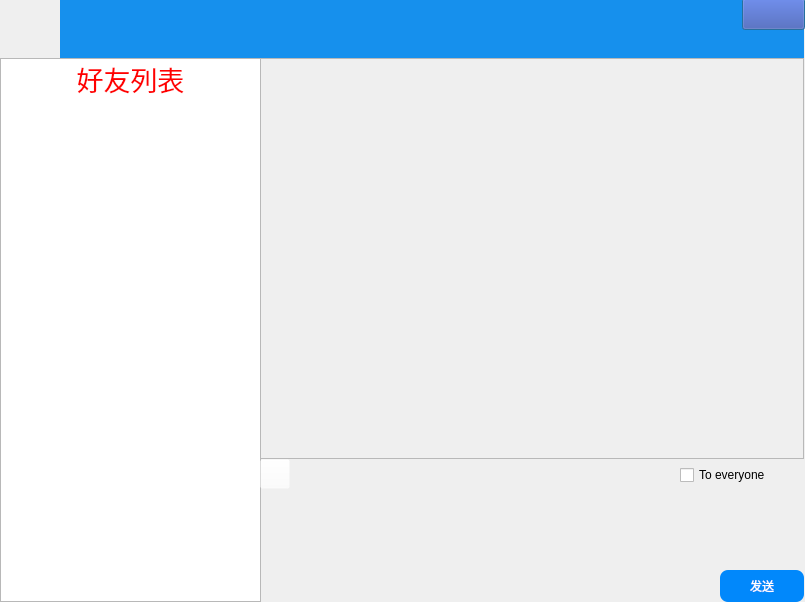
<?xml version="1.0" encoding="UTF-8"?>
<ui version="4.0">
 <class>Dialog</class>
 <widget class="QDialog" name="Dialog">
  <property name="geometry">
   <rect>
    <x>0</x>
    <y>0</y>
    <width>805</width>
    <height>602</height>
   </rect>
  </property>
  <property name="windowTitle">
   <string>Dialog</string>
  </property>
  <property name="styleSheet">
   <string notr="true"/>
  </property>
  <widget class="QLabel" name="label">
   <property name="geometry">
    <rect>
     <x>60</x>
     <y>0</y>
     <width>201</width>
     <height>58</height>
    </rect>
   </property>
   <property name="styleSheet">
    <string notr="true">background-color: rgb(22, 144, 237);</string>
   </property>
   <property name="text">
    <string/>
   </property>
  </widget>
  <widget class="QLabel" name="label_2">
   <property name="geometry">
    <rect>
     <x>261</x>
     <y>17</y>
     <width>282</width>
     <height>41</height>
    </rect>
   </property>
   <property name="minimumSize">
    <size>
     <width>0</width>
     <height>0</height>
    </size>
   </property>
   <property name="styleSheet">
    <string notr="true">background-color: rgb(22, 144, 237);
font: 14pt &quot;华文行楷&quot;;
color: rgb(0, 0, 0);</string>
   </property>
   <property name="text">
    <string/>
   </property>
   <property name="alignment">
    <set>Qt::AlignCenter</set>
   </property>
  </widget>
  <widget class="QLabel" name="label_3">
   <property name="geometry">
    <rect>
     <x>260</x>
     <y>0</y>
     <width>283</width>
     <height>17</height>
    </rect>
   </property>
   <property name="styleSheet">
    <string notr="true">background-color: rgb(22, 144, 237);</string>
   </property>
   <property name="text">
    <string/>
   </property>
  </widget>
  <widget class="QLabel" name="label_4">
   <property name="geometry">
    <rect>
     <x>543</x>
     <y>0</y>
     <width>200</width>
     <height>58</height>
    </rect>
   </property>
   <property name="styleSheet">
    <string notr="true">background-color: rgb(22, 144, 237);</string>
   </property>
   <property name="text">
    <string/>
   </property>
  </widget>
  <widget class="QLabel" name="label_7">
   <property name="geometry">
    <rect>
     <x>0</x>
     <y>0</y>
     <width>61</width>
     <height>58</height>
    </rect>
   </property>
   <property name="styleSheet">
    <string notr="true">border-image: url(:/Prefix/head2.png);
</string>
   </property>
   <property name="text">
    <string/>
   </property>
  </widget>
  <widget class="QLabel" name="label_8">
   <property name="geometry">
    <rect>
     <x>743</x>
     <y>29</y>
     <width>61</width>
     <height>29</height>
    </rect>
   </property>
   <property name="styleSheet">
    <string notr="true">background-color: rgb(22, 144, 237);
</string>
   </property>
   <property name="text">
    <string/>
   </property>
  </widget>
  <widget class="QPushButton" name="close_btn">
   <property name="geometry">
    <rect>
     <x>742</x>
     <y>-2</y>
     <width>63</width>
     <height>32</height>
    </rect>
   </property>
   <property name="styleSheet">
    <string notr="true">QPushButton{
	border-image: url(:/Prefix/myClose.png);
	background-color: rgb(60,78,173);
}
QPushButton:hover{
	border-image: url(:/Prefix/myClose.png);
	background-color: rgb(255, 0, 0);
	
}
QPushButton:pressed{
	border-image: url(:/Prefix/myClose.png);
	
	background-color: rgb(118, 0, 0);
}

</string>
   </property>
   <property name="text">
    <string/>
   </property>
  </widget>
  <widget class="QListWidget" name="friendlist">
   <property name="geometry">
    <rect>
     <x>0</x>
     <y>58</y>
     <width>261</width>
     <height>544</height>
    </rect>
   </property>
   <property name="font">
    <font>
     <family>华文楷体</family>
     <pointsize>20</pointsize>
     <weight>50</weight>
     <bold>false</bold>
    </font>
   </property>
   <property name="styleSheet">
    <string notr="true">color: rgb(255, 0, 0);
font: 20pt &quot;华文楷体&quot;;</string>
   </property>
   <property name="flow">
    <enum>QListView::TopToBottom</enum>
   </property>
   <property name="resizeMode">
    <enum>QListView::Adjust</enum>
   </property>
   <item>
    <property name="text">
     <string>好友列表</string>
    </property>
    <property name="font">
     <font>
      <family>华文楷体</family>
      <pointsize>20</pointsize>
     </font>
    </property>
    <property name="textAlignment">
     <set>AlignCenter</set>
    </property>
    <property name="background">
     <brush brushstyle="NoBrush">
      <color alpha="255">
       <red>0</red>
       <green>255</green>
       <blue>255</blue>
      </color>
     </brush>
    </property>
    <property name="foreground">
     <brush brushstyle="NoBrush">
      <color alpha="255">
       <red>0</red>
       <green>0</green>
       <blue>255</blue>
      </color>
     </brush>
    </property>
   </item>
  </widget>
  <widget class="QTextEdit" name="chat_area">
   <property name="enabled">
    <bool>false</bool>
   </property>
   <property name="geometry">
    <rect>
     <x>260</x>
     <y>58</y>
     <width>544</width>
     <height>401</height>
    </rect>
   </property>
   <property name="styleSheet">
    <string notr="true"/>
   </property>
  </widget>
  <widget class="QTextEdit" name="textEdit">
   <property name="geometry">
    <rect>
     <x>260</x>
     <y>489</y>
     <width>544</width>
     <height>81</height>
    </rect>
   </property>
   <property name="styleSheet">
    <string notr="true">background:transparent;
border-width:0;
border-style:outset;
font: 12pt &quot;华文楷体&quot;;
</string>
   </property>
  </widget>
  <widget class="QPushButton" name="choose_emoji_btn">
   <property name="geometry">
    <rect>
     <x>260</x>
     <y>459</y>
     <width>30</width>
     <height>30</height>
    </rect>
   </property>
   <property name="styleSheet">
    <string notr="true">QPushButton{
	background-color: rgb(255, 255, 255,0);
	border-image: url(:/Prefix/emoji.png);
}
QPushButton:hover{
	background-color: rgb(225, 225, 225);
}
QPushButton:pressed{
	background-color: rgb(185, 185, 185);
}</string>
   </property>
   <property name="text">
    <string/>
   </property>
  </widget>
  <widget class="QLabel" name="label_5">
   <property name="geometry">
    <rect>
     <x>293</x>
     <y>459</y>
     <width>381</width>
     <height>30</height>
    </rect>
   </property>
   <property name="styleSheet">
    <string notr="true"/>
   </property>
   <property name="text">
    <string/>
   </property>
  </widget>
  <widget class="QPushButton" name="send_btn">
   <property name="geometry">
    <rect>
     <x>720</x>
     <y>570</y>
     <width>84</width>
     <height>32</height>
    </rect>
   </property>
   <property name="styleSheet">
    <string notr="true">QPushButton{
	background-color: rgb(1, 136, 251);
	color: rgb(255, 255, 255);
	font: 14pt &quot;幼圆&quot;;
	border-radius:8px;
}
QPushButton:hover{
	background-color: rgb(40,156,255);
}
QPushButton:pressed{
	background-color: rgb(0, 129, 239);
}</string>
   </property>
   <property name="text">
    <string>发送</string>
   </property>
  </widget>
  <widget class="QCheckBox" name="checkBox">
   <property name="geometry">
    <rect>
     <x>680</x>
     <y>460</y>
     <width>121</width>
     <height>30</height>
    </rect>
   </property>
   <property name="styleSheet">
    <string notr="true">font: 14pt &quot;华文楷体&quot;;</string>
   </property>
   <property name="text">
    <string>To everyone</string>
   </property>
  </widget>
 </widget>
 <resources>
  <include location="images.qrc"/>
 </resources>
 <connections>
  <connection>
   <sender>close_btn</sender>
   <signal>clicked()</signal>
   <receiver>Dialog</receiver>
   <slot>on_close_button_clicked()</slot>
   <hints>
    <hint type="sourcelabel">
     <x>766</x>
     <y>13</y>
    </hint>
    <hint type="destinationlabel">
     <x>802</x>
     <y>128</y>
    </hint>
   </hints>
  </connection>
  <connection>
   <sender>choose_emoji_btn</sender>
   <signal>clicked()</signal>
   <receiver>Dialog</receiver>
   <slot>choose_emoji()</slot>
   <hints>
    <hint type="sourcelabel">
     <x>281</x>
     <y>474</y>
    </hint>
    <hint type="destinationlabel">
     <x>280</x>
     <y>589</y>
    </hint>
   </hints>
  </connection>
  <connection>
   <sender>send_btn</sender>
   <signal>clicked()</signal>
   <receiver>Dialog</receiver>
   <slot>send_words()</slot>
   <hints>
    <hint type="sourcelabel">
     <x>753</x>
     <y>586</y>
    </hint>
    <hint type="destinationlabel">
     <x>592</x>
     <y>585</y>
    </hint>
   </hints>
  </connection>
 </connections>
 <slots>
  <slot>on_close_button_clicked()</slot>
  <slot>choose_emoji()</slot>
  <slot>send_words()</slot>
  <slot>current_chat_person(QListWidgetItem*)</slot>
 </slots>
</ui>
